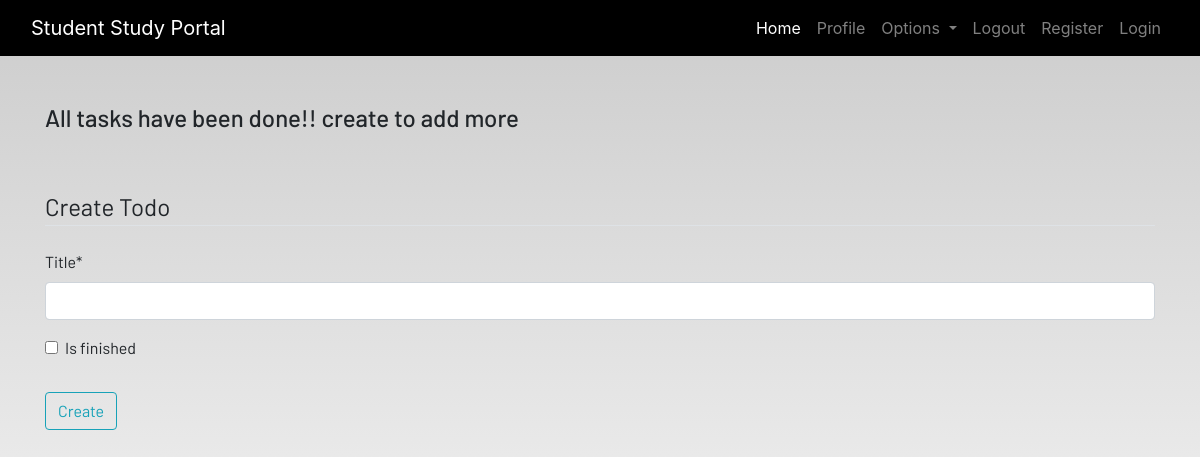
Page /todo (signed in) on the earlier database version.
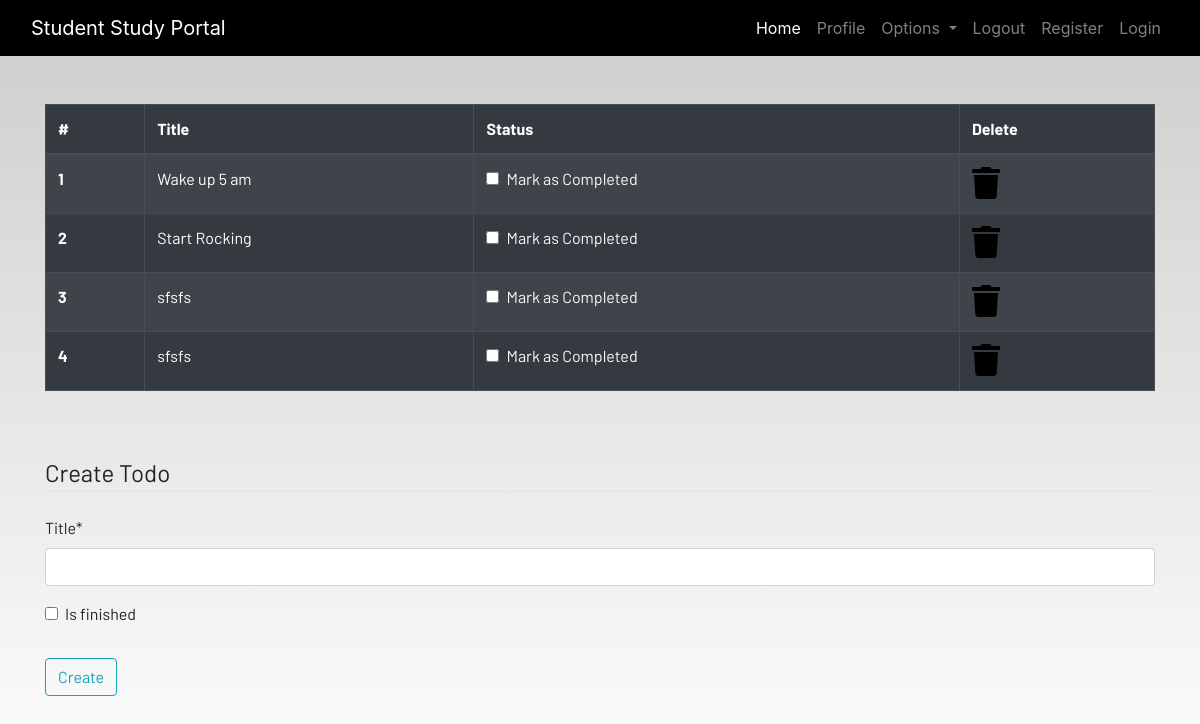
Same page on the later database version.
### dashboard/models.py (models this page shows, shortened)
class Todo(models.Model):
    user = models.ForeignKey(User, on_delete=models.CASCADE)
    title = models.CharField(max_length=100)
    is_finished = models.BooleanField(default=False)

### dashboard/views.py (the view)
# urls.py: path('todo',views.todo, name="todo"),
def todo(request):
    if request.method == 'POST':
        form = TodoForm(request.POST)
        if form.is_valid():
            try:
                finished=request.POST['is_finished']
                if finished=='on':
                    finished=True
                else:
                    finished=False
            except:
                finished=False
            todos = Todo(
                user = request.user,
                title = request.POST['title'],
                is_finished = finished
            )
            todos.save()
            messages.success(request,f"Todo Added from {request.user.username}!!")
    else:
        form = TodoForm()
    todo = Todo.objects.filter(user=request.user)
    if len(todo)==0:
        todos_done = True
    else:
        todos_done = False
    context={
        'form':form,
        'todos':todo,
        'todos_done':todos_done
    }
    return render(request,'dashboard/todo.html',context)

### dashboard/forms.py
class TodoForm(forms.ModelForm):
    class Meta:
        model = Todo
        fields = ['title','is_finished']

### dashboard/templates/dashboard/todo.html (shortened to what this page needs)
{% extends 'dashboard/base.html' %}
{% load static %}
{% block content %}
{% load crispy_forms_tags %}
<div class="container">
    {% if not todos_done %}
    <table class="table table-striped table-bordered table-hover table-dark">
        <thead>
            <tr>
                <th scope="col">#</th>
                <th scope="col">Title</th>
                <th scope="col">Status</th>
                <th scope="col">Delete</th>
            </tr>
        </thead>
        <tbody>
            {% for todo in todos %}
            <tr>
                <th scope="row">{{forloop.counter}}</th>
                <td>{{todo.title}}</td>
                <td>
                    <a href="{% url 'update-todo' todo.id %}">
                        <div class="form-check">
                            {% if todo.is_finished == True %}
                            <input class="form-check-input" type="checkbox" value="" checked >
                            {% else %}
                            <input class="form-check-input" type="checkbox" value="">
                            {% endif %}
                            <label class="form-check-label text-light" for="flexCheckDefault">
                                Mark as Completed
                            </label>
                        </div>
                    </a>
                </td>
                <td><a href="{% url 'delete-todo' todo.id %}"><i class="fa fa-trash fa-2x"></i></a></td>
            </tr>
        {% endfor %}
        </tbody>
    </table>
    {% else %}
    <h4>All tasks have been done!! create to add more</h4>
    {% endif %}
</div><br><br>
<div class="container">
    <form method="POST">
        <fieldset class="form-group">
            <legend class="border-bottom mb-4">Create Todo</legend>
            {{form|crispy}}
        </fieldset>
        <div class="form-group">
            <button href="" class="btn btn-outline-info" type="submit">
                Create
            </button>
        </div>
    </form>
</div>
{% endblock content %}

### dashboard/templates/dashboard/base.html (shortened to what this page needs)
<!DOCTYPE html>
{% load static %}
<html lang="en">
<head>
  <link rel="stylesheet" href="https://stackpath.bootstrapcdn.com/bootstrap/4.3.1/css/bootstrap.min.css"
 />
  <link rel="stylesheet" href="https://use.fontawesome.com/releases/v5.7.2/css/all.css"
 />
  <link rel="stylesheet" href="{% static 'css/main.css' %}" />
</head>
<body>
  <header>
    <nav class="navbar navbar-expand-lg navbar-dark bg-dark">
      <div class="container-fluid">
        <a class="navbar-brand" href="#">Student Study Portal</a>
        <div class="collapse navbar-collapse justify-content-end" id="navbarSupportedContent">
          <ul class="navbar-nav mb-2 mb-lg-0">
            <li class="nav-item">
              <a class="nav-link active" aria-current="page" href="#">Home</a>
            </li>
            <li class="nav-item">
              <a class="nav-link" href="#">Profile</a>
            </li>
            <li class="nav-item dropdown">
              <a class="nav-link dropdown-toggle" href="#" id="navbarDropdown" role="button" data-toggle="dropdown"
                aria-haspopup="true" aria-expanded="false">
                Options
              </a>
            </li>
            <li class="nav-item">
              <a class="nav-link" href="#">Logout</a>
            </li>
            <li class="nav-item">
              <a class="nav-link" href="#">Register</a>
            </li>
            <li class="nav-item">
              <a class="nav-link" href="#">Login</a>
            </li>
          </ul>
        </div>
      </div>
    </nav>
  </header>
  <br /><br />
  <main>
    {% block content %}
    {% endblock content %}
  </main>
</body>
</html>

### static/css/main.css (style rules this page uses)
html { scroll-behavior: smooth; height: 100%; width: 100%; }
main { font-family: Barlow, Quicksand, Rubik, sans-serif, serif, 'Times New Roman', Times, serif !important; }
.navbar { background-color: rgb(0, 0, 0) !important; }
a { text-decoration: none !important; color: black; }
html, body { max-width: 100%; overflow-x: hidden; height: 100%; width: 100%; }
body { background: linear-gradient(rgba(0, 0, 0, 0.2), rgba(255, 255, 255, 0.5)); overflow-x: hidden; background-repeat: no-repeat; }
.fa { color: black; }

Differences in the rows shown:
added Todo: title "Wake up 5 am"
added Todo: title "Start Rocking"
added Todo: title "sfsfs"
added Todo: title "sfsfs"
Other differences:
text no longer shown: "All tasks have been done!! create to add more"
text now shown: "# Title Status Delete"
